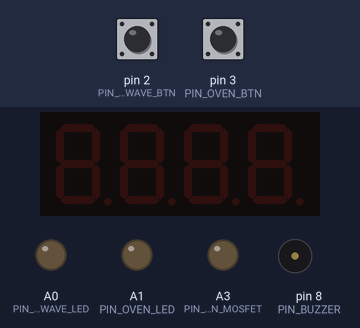
Simulated run of this sketch. Board: Arduino Uno, built with avr-gcc and run on an emulated ATmega328P. On the bench: 4-digit seven-segment display, output pins drawn as LEDs (lit = HIGH), buzzer (waves = sounding). Dashed ring = blinking. Inputs (shaded band) come from the test bench; at power-on: pin 2 (PIN_MICROWAVE_BTN) HIGH, pin 3 (PIN_OVEN_BTN) HIGH. Sleep ends after the set time or at an interrupt; pins used as bus, display or sensor lines are not drawn.

Above: at 5.0 s.
5.1 s: pin 2 (PIN_MICROWAVE_BTN) pulsed LOW 5 times (0.12 s each, 0.3 s apart)
At 6.6 s:
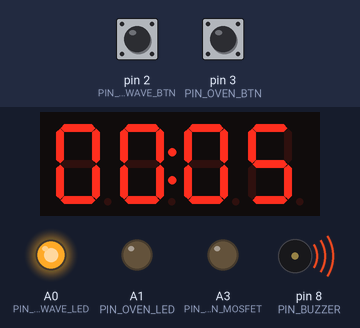
9.6 s: pin 3 (PIN_OVEN_BTN) pulled LOW for 0.15 s
At 11.3 s:
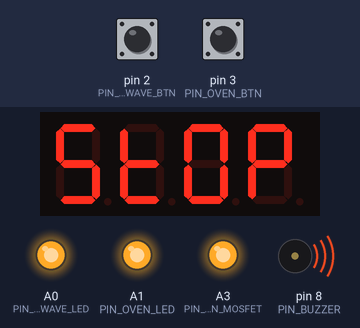
12.7 s: pin 2 (PIN_MICROWAVE_BTN) pulled LOW for 0.15 s
At 14.5 s:
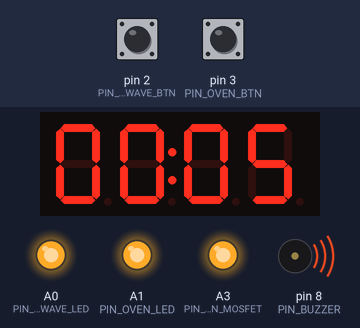
15.7 s: pin 2 (PIN_MICROWAVE_BTN) pulled LOW for 1 s
At 17.9 s:
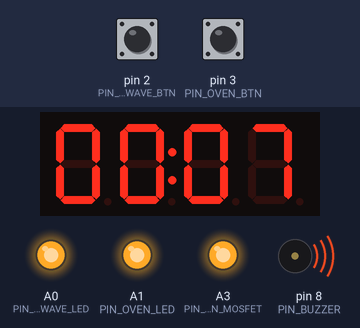
18.7 s: pin 3 (PIN_OVEN_BTN) pulled LOW for 1 s
At 21.0 s:
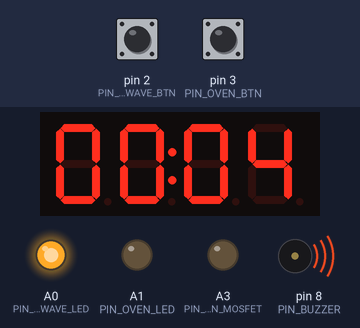
22.7 s: pin 2 (PIN_MICROWAVE_BTN) pulled LOW for 3.2 s
At 26.14 s:
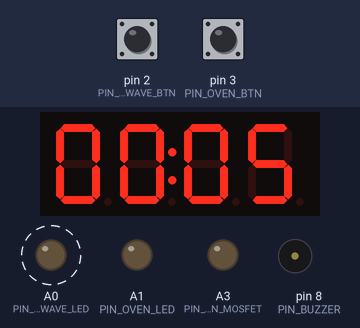
Timing chart, 0 to 28.4 s (numbered marks = the images above; inputs shaded):
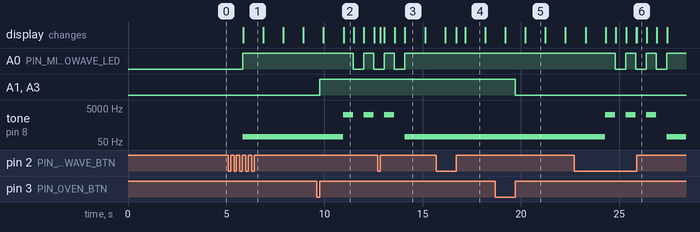

The sketch:

cuisine.ino
```cpp
#include <avr/sleep.h>
#include <TM1637Display.h>

#define PIN_MICROWAVE_LED A0
#define PIN_MICROWAVE_BTN 2
#define PIN_MICROWAVE_MOSFET A2

#define PIN_OVEN_LED A1
#define PIN_OVEN_BTN 3
#define PIN_OVEN_MOSFET A3

#define TM1637_CLK 4
#define TM1637_DIO 5

#define PIN_BUZZER 8
#define MICROWAVE_TIME 5

volatile int microwaveTime = 0;
int microwaveTimeMin = 0;
volatile bool ovenPower = false;
volatile unsigned long lastInterrupt;
TM1637Display display(TM1637_CLK, TM1637_DIO);

void setup() {
  pinMode(PIN_MICROWAVE_LED, OUTPUT);
  pinMode(PIN_MICROWAVE_BTN, INPUT_PULLUP);
  pinMode(PIN_MICROWAVE_MOSFET, OUTPUT);
  pinMode(PIN_OVEN_LED, OUTPUT);
  pinMode(PIN_OVEN_BTN, INPUT_PULLUP);
  pinMode(PIN_OVEN_MOSFET, OUTPUT);
  pinMode(PIN_BUZZER, OUTPUT);

  display.setBrightness(1, false);

  analogWrite(PIN_MICROWAVE_LED, 0);
  analogWrite(PIN_MICROWAVE_MOSFET, 0);
  analogWrite(PIN_OVEN_LED, 0);
  analogWrite(PIN_OVEN_MOSFET, 0);

  set_sleep_mode(SLEEP_MODE_PWR_DOWN);
  sleep_enable();

  attachInterrupt(digitalPinToInterrupt(PIN_MICROWAVE_BTN), addMicrowaveTime, RISING);
  attachInterrupt(digitalPinToInterrupt(PIN_OVEN_BTN), switchOvenPower, RISING);

  sleep_cpu();
}

void loop() {
  analogWrite(PIN_MICROWAVE_LED, 0);

  if (0 < microwaveTime) {
    microwaveStart();

    do {
      printMicrowaveTime();
      delay(1000);
      microwaveTime--;
    } while(0 < microwaveTime);

    microwaveStop();

    return;
  }

  sleep_cpu();
}

void addMicrowaveTime() {
  sleep_disable();

  if((millis() - lastInterrupt) < 600) {
    return;
  }

  microwaveTime += MICROWAVE_TIME;
  printMicrowaveTime();
  lastInterrupt = millis();
}

void printMicrowaveTime() {
  microwaveTimeMin = floor(microwaveTime / 60);
  display.setBrightness(1, true);
  display.showNumberDecEx((microwaveTime - (microwaveTimeMin * 60)) + (microwaveTimeMin * 100), (0x80 >> 1), true, 4, 0);
}

void microwaveStart() {
  analogWrite(PIN_MICROWAVE_LED, 255);
  analogWrite(PIN_MICROWAVE_MOSFET, 255);
  tone(PIN_BUZZER, 100);
}

void microwaveStop() {
  analogWrite(PIN_MICROWAVE_MOSFET, 0);
  noTone(PIN_BUZZER);

  const uint8_t segStop[] = {
    SEG_A | SEG_C | SEG_D | SEG_F | SEG_G,         // S
    SEG_D | SEG_E | SEG_F | SEG_G,                 // t
    SEG_A | SEG_B | SEG_C | SEG_D | SEG_E | SEG_F, // O
    SEG_A | SEG_B | SEG_E | SEG_F | SEG_G          // P
  };

  for (int i = 0; i < 6; i++) {
    if (0 == i%2) {
      analogWrite(PIN_MICROWAVE_LED, 255);
      tone(PIN_BUZZER, 2000);
      display.setBrightness(1, true);
      display.setSegments(segStop);
    } else {
      analogWrite(PIN_MICROWAVE_LED, 0);
      noTone(PIN_BUZZER);
      display.setBrightness(1, false);
      display.setSegments(segStop);
    }

    delay(500);
  }
}

void switchOvenPower() {
  sleep_disable();

  if((millis() - lastInterrupt) < 1000) {
    return;
  }

  ovenPower = !ovenPower;

  analogWrite(PIN_OVEN_LED, ovenPower ? 255 : 0);
  analogWrite(PIN_OVEN_MOSFET, ovenPower ? 255 : 0);

  lastInterrupt = millis();
}
```

Measured:
- after the input at 5.1 s, A0 (PIN_MICROWAVE_LED): LOW → HIGH after 0.74 s; tone on pin 8 (PIN_BUZZER): silent → 100 Hz after 0.74 s; the display: changes after 0.76 s (image 1)
- after the input at 9.6 s, A1 (PIN_OVEN_LED), A3 (PIN_OVEN_MOSFET): LOW → HIGH after 0.15 s
- after the input at 12.7 s, the display: changes after 0.15 s (image 3)
- after the input at 18.7 s, A1 (PIN_OVEN_LED), A3 (PIN_OVEN_MOSFET): HIGH → LOW after 1.0 s
- what the display in image 2 shows lasts 0.5 s, from 11.0 s to 11.5 s
- what the display in image 3 shows lasts 1.0 s, from 14.1 s to 15.1 s
